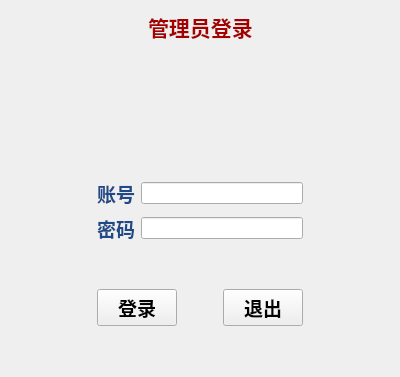
<?xml version="1.0" encoding="UTF-8"?>
<ui version="4.0">
 <class>Widget</class>
 <widget class="QWidget" name="Widget">
  <property name="geometry">
   <rect>
    <x>0</x>
    <y>0</y>
    <width>400</width>
    <height>377</height>
   </rect>
  </property>
  <property name="maximumSize">
   <size>
    <width>400</width>
    <height>377</height>
   </size>
  </property>
  <property name="windowTitle">
   <string>Widget</string>
  </property>
  <layout class="QGridLayout" name="gridLayout">
   <item row="0" column="0">
    <layout class="QHBoxLayout" name="horizontalLayout_4">
     <item>
      <spacer name="horizontalSpacer_2">
       <property name="orientation">
        <enum>Qt::Horizontal</enum>
       </property>
       <property name="sizeHint" stdset="0">
        <size>
         <width>74</width>
         <height>20</height>
        </size>
       </property>
      </spacer>
     </item>
     <item>
      <widget class="QLabel" name="label_3">
       <property name="font">
        <font>
         <family>AR PL UKai HK</family>
         <pointsize>16</pointsize>
         <weight>75</weight>
         <bold>true</bold>
        </font>
       </property>
       <property name="text">
        <string>&lt;html&gt;&lt;head/&gt;&lt;body&gt;&lt;p&gt;&lt;span style=&quot; color:#a40000;&quot;&gt;管理员登录&lt;/span&gt;&lt;/p&gt;&lt;/body&gt;&lt;/html&gt;</string>
       </property>
      </widget>
     </item>
     <item>
      <spacer name="horizontalSpacer_4">
       <property name="orientation">
        <enum>Qt::Horizontal</enum>
       </property>
       <property name="sizeHint" stdset="0">
        <size>
         <width>82</width>
         <height>21</height>
        </size>
       </property>
      </spacer>
     </item>
    </layout>
   </item>
   <item row="1" column="0">
    <spacer name="verticalSpacer_5">
     <property name="orientation">
      <enum>Qt::Vertical</enum>
     </property>
     <property name="sizeHint" stdset="0">
      <size>
       <width>20</width>
       <height>122</height>
      </size>
     </property>
    </spacer>
   </item>
   <item row="2" column="0">
    <layout class="QHBoxLayout" name="horizontalLayout_5">
     <item>
      <spacer name="horizontalSpacer_3">
       <property name="orientation">
        <enum>Qt::Horizontal</enum>
       </property>
       <property name="sizeHint" stdset="0">
        <size>
         <width>40</width>
         <height>20</height>
        </size>
       </property>
      </spacer>
     </item>
     <item>
      <layout class="QVBoxLayout" name="verticalLayout_2">
       <item>
        <layout class="QVBoxLayout" name="verticalLayout">
         <item>
          <layout class="QHBoxLayout" name="horizontalLayout">
           <item>
            <widget class="QLabel" name="label">
             <property name="font">
              <font>
               <family>AR PL UKai CN</family>
               <pointsize>14</pointsize>
               <weight>75</weight>
               <bold>true</bold>
              </font>
             </property>
             <property name="text">
              <string>&lt;html&gt;&lt;head/&gt;&lt;body&gt;&lt;p&gt;&lt;span style=&quot; color:#204a87;&quot;&gt;账号&lt;/span&gt;&lt;/p&gt;&lt;/body&gt;&lt;/html&gt;</string>
             </property>
            </widget>
           </item>
           <item>
            <widget class="QLineEdit" name="lineEdit">
             <property name="styleSheet">
              <string notr="true">color: rgb(114, 159, 207);
color: rgb(52, 101, 164);</string>
             </property>
             <property name="text">
              <string/>
             </property>
            </widget>
           </item>
          </layout>
         </item>
         <item>
          <layout class="QHBoxLayout" name="horizontalLayout_2">
           <item>
            <widget class="QLabel" name="label_2">
             <property name="font">
              <font>
               <family>AR PL UKai TW</family>
               <pointsize>14</pointsize>
               <weight>75</weight>
               <bold>true</bold>
              </font>
             </property>
             <property name="text">
              <string>&lt;html&gt;&lt;head/&gt;&lt;body&gt;&lt;p&gt;&lt;span style=&quot; color:#204a87;&quot;&gt;密码&lt;/span&gt;&lt;/p&gt;&lt;/body&gt;&lt;/html&gt;</string>
             </property>
            </widget>
           </item>
           <item>
            <widget class="QLineEdit" name="lineEdit_2">
             <property name="styleSheet">
              <string notr="true">color: rgb(114, 159, 207);
color: rgb(52, 101, 164);</string>
             </property>
             <property name="text">
              <string/>
             </property>
             <property name="echoMode">
              <enum>QLineEdit::Password</enum>
             </property>
            </widget>
           </item>
          </layout>
         </item>
        </layout>
       </item>
       <item>
        <spacer name="verticalSpacer">
         <property name="orientation">
          <enum>Qt::Vertical</enum>
         </property>
         <property name="sizeHint" stdset="0">
          <size>
           <width>20</width>
           <height>40</height>
          </size>
         </property>
        </spacer>
       </item>
       <item>
        <layout class="QHBoxLayout" name="horizontalLayout_3">
         <item>
          <widget class="QPushButton" name="pushButton">
           <property name="font">
            <font>
             <family>AR PL UKai HK</family>
             <pointsize>14</pointsize>
             <weight>75</weight>
             <bold>true</bold>
            </font>
           </property>
           <property name="text">
            <string>登录</string>
           </property>
           <property name="icon">
            <iconset resource="image.qrc">
             <normaloff>:/image/10.png</normaloff>:/image/10.png</iconset>
           </property>
          </widget>
         </item>
         <item>
          <spacer name="horizontalSpacer">
           <property name="orientation">
            <enum>Qt::Horizontal</enum>
           </property>
           <property name="sizeHint" stdset="0">
            <size>
             <width>40</width>
             <height>20</height>
            </size>
           </property>
          </spacer>
         </item>
         <item>
          <widget class="QPushButton" name="pushButton_2">
           <property name="font">
            <font>
             <family>AR PL UKai CN</family>
             <pointsize>14</pointsize>
             <weight>75</weight>
             <bold>true</bold>
            </font>
           </property>
           <property name="text">
            <string>退出</string>
           </property>
           <property name="icon">
            <iconset resource="image.qrc">
             <normaloff>:/image/13.png</normaloff>:/image/13.png</iconset>
           </property>
          </widget>
         </item>
        </layout>
       </item>
       <item>
        <spacer name="verticalSpacer_2">
         <property name="orientation">
          <enum>Qt::Vertical</enum>
         </property>
         <property name="sizeHint" stdset="0">
          <size>
           <width>20</width>
           <height>40</height>
          </size>
         </property>
        </spacer>
       </item>
      </layout>
     </item>
     <item>
      <spacer name="horizontalSpacer_5">
       <property name="orientation">
        <enum>Qt::Horizontal</enum>
       </property>
       <property name="sizeHint" stdset="0">
        <size>
         <width>40</width>
         <height>20</height>
        </size>
       </property>
      </spacer>
     </item>
    </layout>
   </item>
  </layout>
 </widget>
 <layoutdefault spacing="6" margin="11"/>
 <resources>
  <include location="image.qrc"/>
 </resources>
 <connections/>
</ui>
